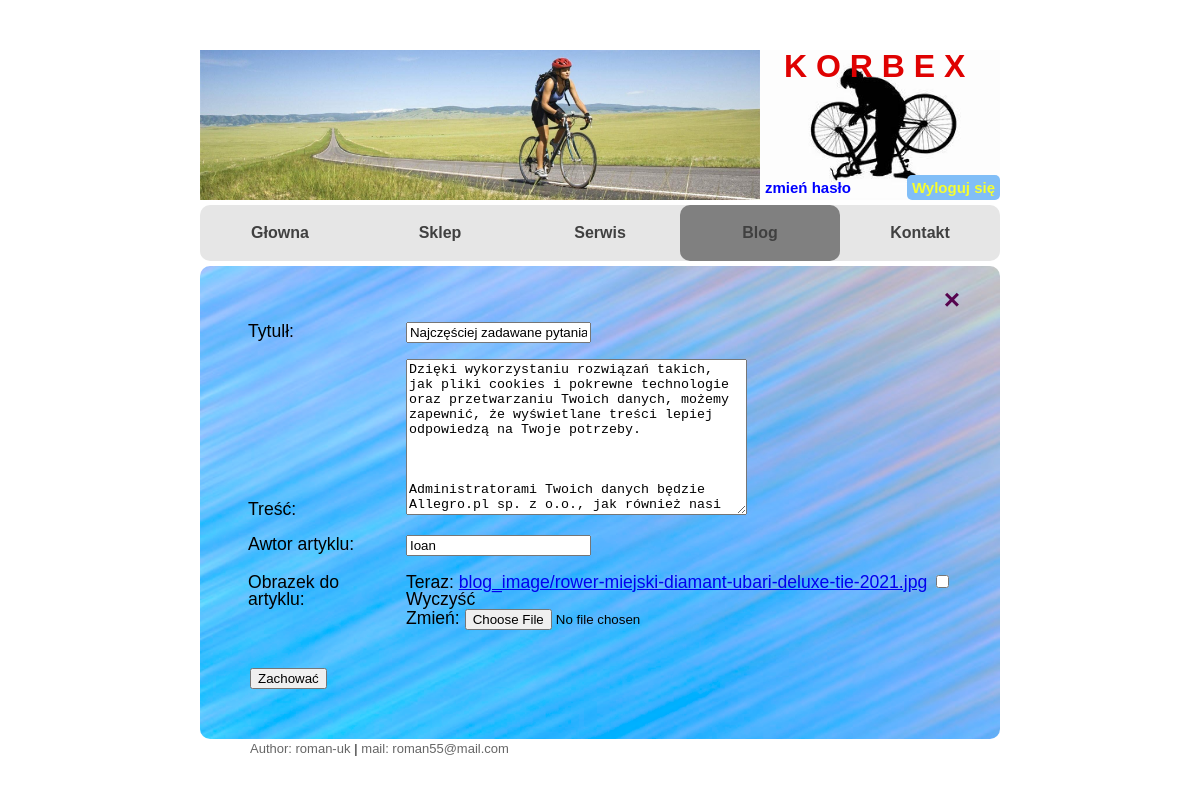
The app's page /blog/update/16 (signed in), older data.
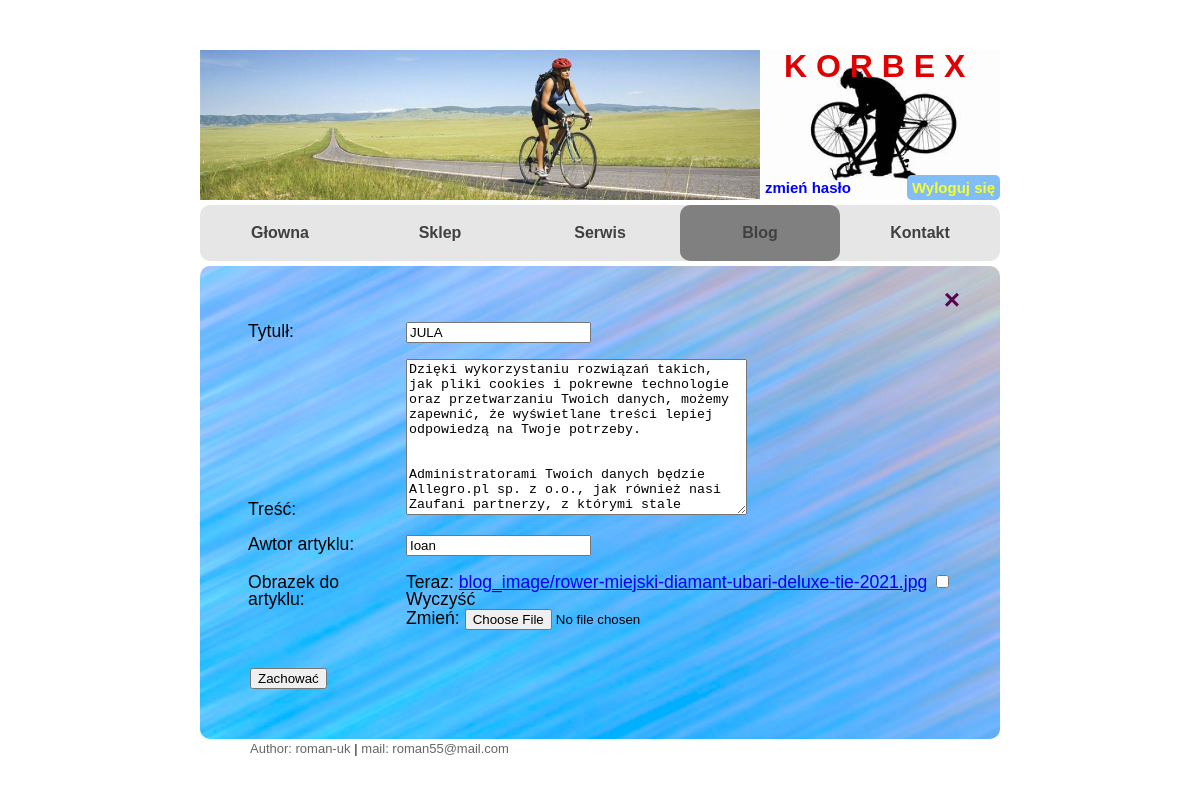
The same page, newer data.
### korbex/models.py (models this page shows, shortened)
class Blog(models.Model):
    title = models.CharField(max_length=50, unique=True, verbose_name='Tytulł')
    content = models.TextField(verbose_name='Treść')
    image = models.ImageField(null=True, blank=True, verbose_name='Obrazek do artyklu', upload_to='blog_image')
    data_add = models.DateField(auto_now=True)
    author = models.CharField(max_length=20, verbose_name='Awtor artyklu')

### korbex/views.py (the view)
# urls.py: path('blog/update/<int:pk>', views.UpdateBlog.as_view(), name='blog_update'),
class UpdateBlog(LoginRequiredMixin, UpdateView):
    model = Blog
    form_class = BlogForm
    template_name = 'korbex/blog-create.html'
    success_url = '/blog'

### korbex/forms.py
class BlogForm(forms.ModelForm):
    class Meta:
        model = Blog
        fields = ['title', 'content', 'author', 'image']
        widgets = {
            'title': forms.TextInput(attrs={
                'placeholder': 'Tytul artyklu'
            }),
            'content': forms.Textarea(attrs={
                'placeholder': 'Treść artykułu'
            }),
            'author': forms.TextInput(attrs={
                'placeholder': 'Wprowadż ime awtora artykłu'
            })
        }

### korbex/templates/korbex/blog-create.html (shortened to what this page needs)
{% extends "./index.html" %}
{% load static %}
{%block blog%}
    active
{%endblock%}
{% block content %}
<div style="width: 100%" class="content-home">
    <a href="{% url 'blog_p' %}" class="close">&times;</a>
<form  method="post" enctype='multipart/form-data'>
    <table class="table-form">
    {{ form.as_table}}
    </table>
    <input style="margin:30px" type="submit" value="Zachować" />
</form>
</div>
{% endblock %}

Row changes from the older to the newer data that the page shows:
changed Blog "Ioan": title "Najczęściej zadawane pytania" → "JULA"
